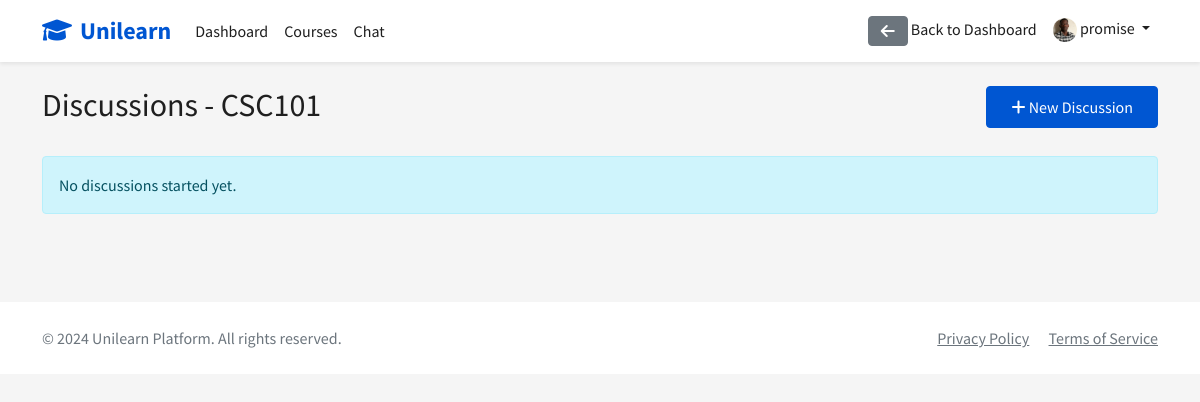
The page /courses/1/discussions/ (signed in) on the database its author committed.
### accounts/models.py (models this page shows)
class User(AbstractUser):
    is_student = models.BooleanField(default=False)
    is_instructor = models.BooleanField(default=False)
    profile_picture = models.ImageField(upload_to='profile_pics/', null=True, blank=True)

### courses/models.py (models this page shows, shortened)
class Course(models.Model):
    title = models.CharField(max_length=200)
    description = models.TextField()
    instructor = models.ForeignKey(User, on_delete=models.CASCADE, related_name='courses_teaching')
    students = models.ManyToManyField(User, related_name='courses_enrolled', blank=True)
    start_date = models.DateField()
    end_date = models.DateField()
    created_at = models.DateTimeField(auto_now_add=True)
    updated_at = models.DateTimeField(auto_now=True)
    is_active = models.BooleanField(default=True)
    class Meta:
        ordering = ['-created_at']

### courses/views.py (the view)
# urls.py: path('<int:course_id>/discussions/', views.discussion_list, name='discussion_list'),
@login_required
def discussion_list(request, course_id):
    course = get_object_or_404(Course, pk=course_id)
    discussions = course.discussion_topics.all()
    return render(request, 'courses/discussion_list.html', {
        'course': course,
        'discussions': discussions
    })

### templates/courses/discussion_list.html
{% extends 'base.html' %}
{% block content %}
<div class="container">
    <div class="row mb-4">
        <div class="col-md-8">
            <h2>Discussions - {{ course.title }}</h2>
        </div>
        <div class="col-md-4 text-end">
            <a href="{% url 'create_discussion' course.id %}" class="btn btn-primary">
                <i class="fas fa-plus"></i> New Discussion
            </a>
        </div>
    </div>
    <div class="row">
        <div class="col-12">
            {% for topic in discussions %}
                <div class="card mb-3">
                    <div class="card-header d-flex justify-content-between align-items-center">
                        <h5 class="mb-0">
                            <a href="{% url 'discussion_detail' topic.id %}" class="text-decoration-none">
                                {{ topic.title }}
                            </a>
                        </h5>
                        <div class="text-muted">
                            <small>Started by {{ topic.created_by.username }}</small>
                            <small class="ms-2">{{ topic.created_at|date:"M d, Y" }}</small>
                        </div>
                    </div>
                    <div class="card-body">
                        <p class="card-text">{{ topic.content|truncatewords:50 }}</p>
                        <div class="d-flex justify-content-between align-items-center">
                            <a href="{% url 'discussion_detail' topic.id %}" class="btn btn-sm btn-outline-primary">
                                Join Discussion
                            </a>
                            <small class="text-muted">
                                {{ topic.replies.count }} replies
                            </small>
                        </div>
                    </div>
                </div>
            {% empty %}
                <div class="alert alert-info">No discussions started yet.</div>
            {% endfor %}
        </div>
    </div>
</div>
{% endblock %}

### templates/base.html (shortened to what this page needs)
<!DOCTYPE html>
{% load static %}
<html lang="en">
<head>
    <link href="https://cdn.jsdelivr.net/npm/bootstrap@5.1.3/dist/css/bootstrap.min.css" rel="stylesheet">
    <link rel="stylesheet" href="https://cdnjs.cloudflare.com/ajax/libs/font-awesome/6.0.0/css/all.min.css">
    <link rel="stylesheet" href="{% static 'css/style.css' %}">
</head>
<body>
    <nav class="navbar navbar-expand-lg navbar-light sticky-top">
        <div class="container">
            <a class="navbar-brand" href="{% url 'home' %}">
                <i class="fas fa-graduation-cap me-2"></i>Unilearn
            </a>
            <div class="collapse navbar-collapse" id="navbarNav">
                <ul class="navbar-nav me-auto">
                    {% if user.is_authenticated %}
                        <li class="nav-item">
                            <a class="nav-link" href="{% url 'dashboard' %}">Dashboard</a>
                        </li>
                        <li class="nav-item">
                            <a class="nav-link" href="{% url 'course_list' %}">Courses</a>
                        </li>
                        <li class="nav-item">
                            <a class="nav-link" href="{% url 'chat_list' %}">Chat</a>
                        </li>
                    {% endif %}
                </ul>
                <ul class="navbar-nav">
                    {% if user.is_authenticated %}
                        {% if request.resolver_match.url_name != 'dashboard' %}
                            <li class="nav-item">
                                <a href="{% url 'dashboard' %}" class="nav-link">
                                    <i class="fas fa-arrow-left btn btn-secondary"></i> Back to Dashboard
                                </a>
                            </li>
                        {% endif %}
                        <li class="nav-item dropdown">
                            <a class="nav-link dropdown-toggle" href="#" id="navbarDropdown" role="button" data-bs-toggle="dropdown">
                                {% if user.profile_picture %}
                                    <img src="{{ user.profile_picture.url }}" alt="Profile" class="rounded-circle" style="width: 24px; height: 24px;">
                                {% else %}
                                    <i class="fas fa-user-circle"></i>
                                {% endif %}
                                {{ user.username }}
                            </a>
                        </li>
                    {% endif %}
                </ul>
            </div>
        </div>
    </nav>
    <main class="py-4">
        {% block content %}{% endblock %}
    </main>
    <footer class="bg-white py-4 mt-5">
        <div class="container">
            <div class="row">
                <div class="col-md-6">
                    <p class="mb-0 text-muted">&copy; 2024 Unilearn Platform. All rights reserved.</p>
                </div>
                <div class="col-md-6 text-end">
                    <a href="#" class="text-muted me-3">Privacy Policy</a>
                    <a href="#" class="text-muted">Terms of Service</a>
                </div>
            </div>
        </div>
    </footer>
</body>
</html>

### static/css/style.css (style rules this page uses)
:root { --primary-color: #0056D2; --secondary-color: #2A73CC; --accent-color: #0056D2; --success-color: #1E8A24; --warning-color: #F2C94C; --danger-color: #DB4437; --text-primary: #1F1F1F; --text-secondary: #6B6B6B; --background-light: #F5F5F5; --white: #FFFFFF; }
body { font-family: 'Source Sans Pro', sans-serif; color: var(--text-primary); background-color: var(--background-light); }
.navbar { background-color: var(--white); box-shadow: 0 2px 4px rgba(0,0,0,0.08); }
.navbar-brand { color: var(--primary-color) !important; font-weight: 700; font-size: 1.5rem; }
.nav-link { color: var(--text-primary) !important; font-weight: 500; }
.btn-primary { background-color: var(--primary-color); border-color: var(--primary-color); font-weight: 500; padding: 0.5rem 1.5rem; border-radius: 4px; }

### rows shown on the page
User: profile_picture (picture), username "promise"
Course: title "CSC101"
